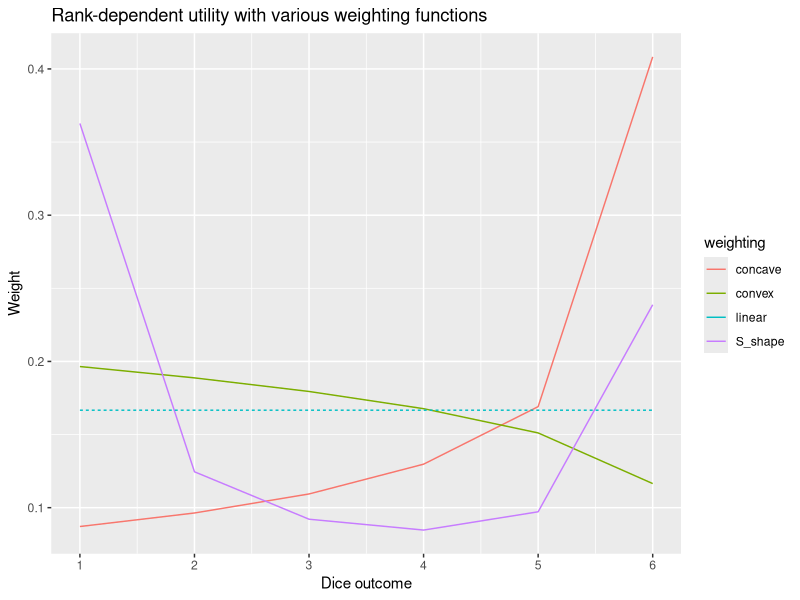
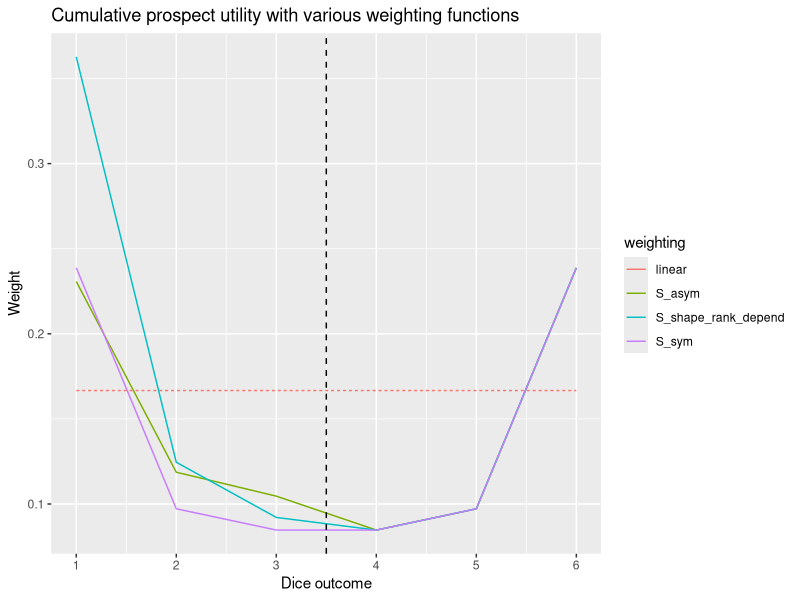

Source code (R) for these figures, in order:
## ---- chunk 1
knitr::opts_chunk$set(echo = TRUE)
library(tidyverse)
## ---- chunk 2
weight_S <- function(p, gam=0.61) p^gam /(p^gam +(1-p)^gam)^(1/gam)
df_rank_depend <- tibble(outcome=1:6,
       prob = 1/6,
       prob_cum = rev(cumsum(prob)),
       prob_cum_lead = dplyr::lead(prob_cum, default=0),
       dec_convex= prob_cum^1.2-prob_cum_lead^1.2,
       dec_concave= prob_cum^0.5-prob_cum_lead^0.5,
       dec_linear= prob_cum-prob_cum_lead,
       dec_S_shape=weight_S(prob_cum)-weight_S(prob_cum_lead))

df_rank_depend%>% 
  pivot_longer(starts_with("dec_"), names_prefix="dec_", names_to="weighting")  %>% 
  mutate(type=weighting=="linear") %>% 
  ggplot(aes(x=outcome, y=value, color=weighting))+
  geom_line(aes(linetype=type))+
  scale_x_continuous(breaks=1:6)+
  xlab("Dice outcome")+ylab("Weight")+
  scale_linetype(guide = 'none')+
  ggtitle("Rank-dependent utility with various weighting functions")

## ---- chunk 3
weight_S_minus <- function(p, gam=0.69) p^gam /(p^gam +(1-p)^gam)^(1/gam)

tibble(outcome=1:6,
       gain=c(-5, -3, -1, 2, 4, 6),
       prob = 1/6,
       prob_cum = if_else(gain<0, cumsum(prob), rev(cumsum(prob))),
       prob_cum_lag = if_else(gain<0,
                              dplyr::lag(prob_cum, default=0),
                              dplyr::lead(prob_cum, default=0)),
       dec_linear = prob_cum-prob_cum_lag,
       dec_S_sym = weight_S(prob_cum)-weight_S(prob_cum_lag),
       dec_S_asym =  if_else(gain<0,
                             weight_S_minus(prob_cum)-weight_S_minus(prob_cum_lag),
                             weight_S(prob_cum)-weight_S(prob_cum_lag))) %>% 
  mutate(dec_S_shape_rank_depend=df_rank_depend$dec_S_shape) %>% 
  pivot_longer(starts_with("dec_"), names_prefix="dec_", names_to="weighting")  %>% 
  mutate(type=weighting=="linear") %>% 
  ggplot(aes(x=outcome, y=value, color=weighting))+
  geom_line(aes(linetype=type))+
  scale_x_continuous(breaks=1:6)+
  xlab("Dice outcome")+ylab("Weight")+
   scale_linetype(guide = 'none')+
  geom_vline(xintercept = 3.5, linetype=2)+
  ggtitle("Cumulative prospect utility with various weighting functions")
## ---- chunk 4
   # add this chunk to end of mycode.rmd
   file.rename(from="prospect_utility_VISU.md", 
               to="README.md")
